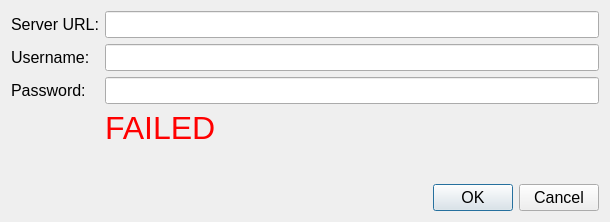
<?xml version="1.0" encoding="UTF-8"?>
<ui version="4.0">
    <class>Dialog</class>
    <widget class="QDialog" name="Dialog">
        <property name="windowModality">
            <enum>Qt::NonModal</enum>
        </property>
        <property name="geometry">
            <rect>
                <x>0</x>
                <y>0</y>
                <width>610</width>
                <height>222</height>
            </rect>
        </property>
        <property name="windowTitle">
            <string>Login</string>
        </property>
        <property name="modal">
            <bool>true</bool>
        </property>
        <layout class="QGridLayout" name="gridLayout">
            <item row="0" column="0">
                <layout class="QFormLayout" name="formLayout">
                    <item row="0" column="0">
                        <widget class="QLabel" name="label">
                            <property name="font">
                                <font>
                                    <pointsize>12</pointsize>
                                </font>
                            </property>
                            <property name="text">
                                <string>Server URL:</string>
                            </property>
                        </widget>
                    </item>
                    <item row="0" column="1">
                        <widget class="QLineEdit" name="serverURL">
                            <property name="font">
                                <font>
                                    <pointsize>12</pointsize>
                                </font>
                            </property>
                        </widget>
                    </item>
                    <item row="1" column="0">
                        <widget class="QLabel" name="label_2">
                            <property name="font">
                                <font>
                                    <pointsize>12</pointsize>
                                </font>
                            </property>
                            <property name="text">
                                <string>Username:</string>
                            </property>
                        </widget>
                    </item>
                    <item row="1" column="1">
                        <widget class="QLineEdit" name="username">
                            <property name="font">
                                <font>
                                    <pointsize>12</pointsize>
                                </font>
                            </property>
                        </widget>
                    </item>
                    <item row="2" column="0">
                        <widget class="QLabel" name="label_3">
                            <property name="font">
                                <font>
                                    <pointsize>12</pointsize>
                                </font>
                            </property>
                            <property name="text">
                                <string>Password:</string>
                            </property>
                        </widget>
                    </item>
                    <item row="2" column="1">
                        <widget class="QLineEdit" name="password">
                            <property name="font">
                                <font>
                                    <pointsize>12</pointsize>
                                </font>
                            </property>
                            <property name="echoMode">
                                <enum>QLineEdit::Password</enum>
                            </property>
                        </widget>
                    </item>
                    <item row="3" column="1">
                        <widget class="QLabel" name="failed">
                            <property name="enabled">
                                <bool>true</bool>
                            </property>
                            <property name="palette">
                                <palette>
                                    <active>
                                        <colorrole role="WindowText">
                                            <brush brushstyle="SolidPattern">
                                                <color alpha="255">
                                                    <red>255</red>
                                                    <green>0</green>
                                                    <blue>0</blue>
                                                </color>
                                            </brush>
                                        </colorrole>
                                    </active>
                                    <inactive>
                                        <colorrole role="WindowText">
                                            <brush brushstyle="SolidPattern">
                                                <color alpha="255">
                                                    <red>255</red>
                                                    <green>0</green>
                                                    <blue>0</blue>
                                                </color>
                                            </brush>
                                        </colorrole>
                                    </inactive>
                                    <disabled>
                                        <colorrole role="WindowText">
                                            <brush brushstyle="SolidPattern">
                                                <color alpha="255">
                                                    <red>120</red>
                                                    <green>120</green>
                                                    <blue>120</blue>
                                                </color>
                                            </brush>
                                        </colorrole>
                                    </disabled>
                                </palette>
                            </property>
                            <property name="font">
                                <font>
                                    <pointsize>24</pointsize>
                                </font>
                            </property>
                            <property name="text">
                                <string>FAILED</string>
                            </property>
                        </widget>
                    </item>
                </layout>
            </item>
            <item row="1" column="0">
                <widget class="QDialogButtonBox" name="buttonBox">
                    <property name="font">
                        <font>
                            <pointsize>12</pointsize>
                        </font>
                    </property>
                    <property name="orientation">
                        <enum>Qt::Horizontal</enum>
                    </property>
                    <property name="standardButtons">
                        <set>QDialogButtonBox::Cancel|QDialogButtonBox::Ok</set>
                    </property>
                </widget>
            </item>
        </layout>
    </widget>
    <resources/>
    <connections/>
</ui>
